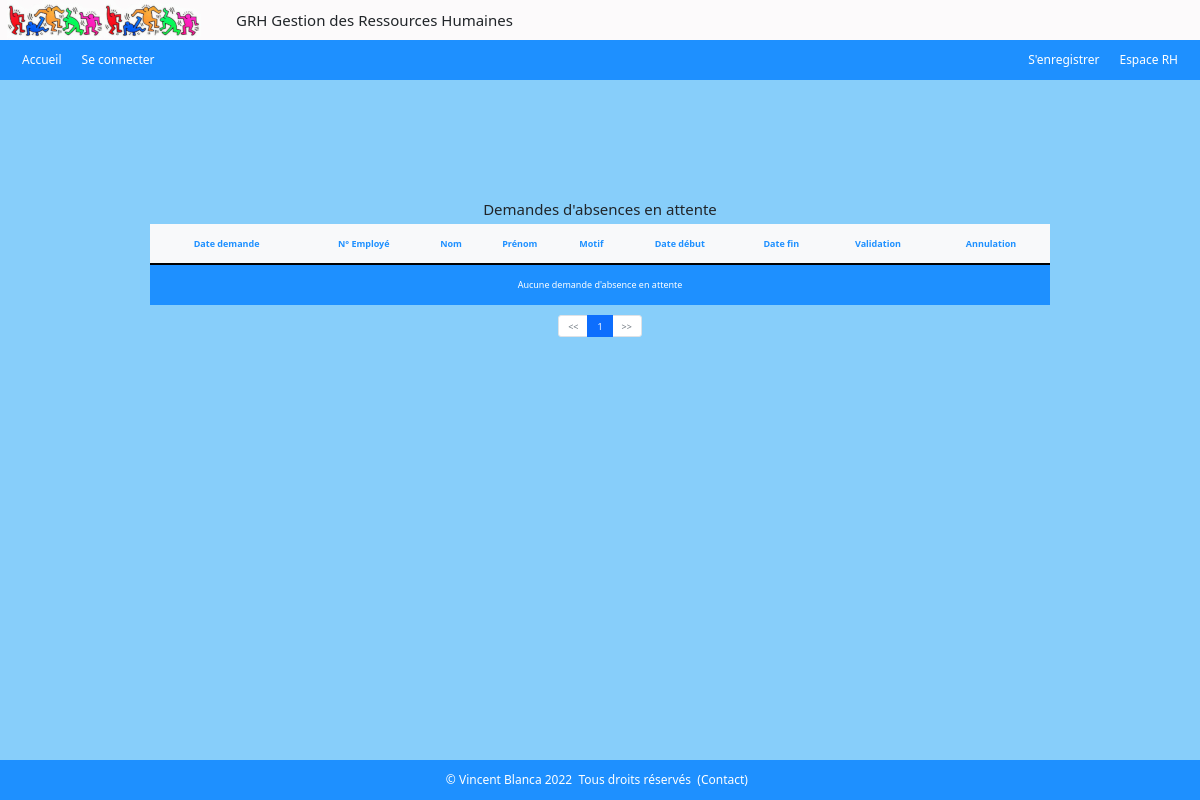
Page /index.php?action=validAbs (signed in) on the earlier database version.
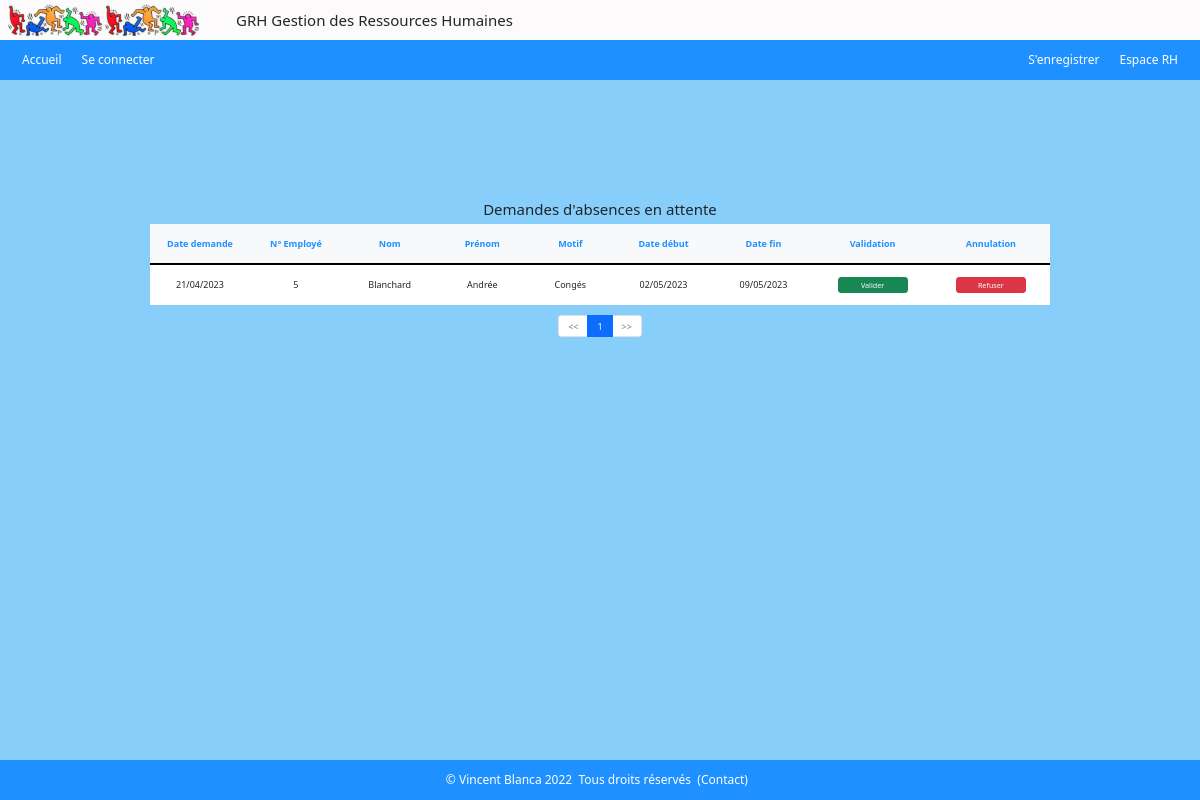
Same page on the later database version.
### tables this page shows
CREATE TABLE IF NOT EXISTS `demande_absence` (
  `demabsid` int NOT NULL AUTO_INCREMENT,
  `date_dem` date NOT NULL,
  `date_deb` date NOT NULL,
  `date_fin` date NOT NULL,
  `annee` year NOT NULL,
  `nb_j` int NOT NULL,
  `etat` varchar(50) NOT NULL,
  `empid` int UNSIGNED NOT NULL,
  `typeid` int NOT NULL,
  PRIMARY KEY (`demabsid`),
  KEY `empid` (`empid`),
  KEY `typeid` (`typeid`)
);

CREATE TABLE IF NOT EXISTS `employe` (
  `empid` int UNSIGNED NOT NULL AUTO_INCREMENT,
  `nom` varchar(50) NOT NULL,
  `prenom` varchar(50) NOT NULL,
  `email` varchar(100) NOT NULL,
  `ident` varchar(50) NOT NULL,
  `mdpass` varchar(50) NOT NULL,
  `dateEmbauche` date NOT NULL,
  `horid` int NOT NULL,
  `servid` int NOT NULL,
  `fonctid` int NOT NULL,
  PRIMARY KEY (`empid`),
  UNIQUE KEY `email` (`email`),
  UNIQUE KEY `ident` (`ident`),
  KEY `horid` (`horid`),
  KEY `servid` (`servid`),
  KEY `fonctid` (`fonctid`)
);

CREATE TABLE IF NOT EXISTS `type_conge` (
  `id` int NOT NULL AUTO_INCREMENT,
  `libelle` varchar(50) NOT NULL,
  PRIMARY KEY (`id`)
);

### admin/admin_controlers/controlerAdmin_dem_abs.php (called while the page is built, shortened)
<?php
require ('./admin/admin_models/modelAdmin_dem_abs.php');
function validAbs()
{
    $req_dem_abs_att = getAllDemAbsAttente();
    $tab_all_dem = $req_dem_abs_att->fetchAll(PDO::FETCH_ASSOC);
    if(isset($_GET['page']) && !empty($_GET['page'])) {
        $page = $_GET['page'];
    } else {
        $page = 1;
    }
    $nbLignesPage = 10;
    $nbLignes     = count($tab_all_dem);
    if($nbLignes == 0) {
        $nbLignes = 1;
    }
    $mapage = new Pagination($page);
    $mapage->setNbPages($nbLignesPage, $nbLignes);
    $mapage->setRecords($nbLignes);
    $mapage->setNbLignesPages($nbLignesPage);
    require ('./admin/admin_views/viewAdmin_dem_abs.php');
}

### admin/admin_models/modelAdmin_dem_abs.php (called while the page is built, shortened)
<?php
function getAllDemAbsAttente()
{
    $bdd = $GLOBALS['bdd'];
    $req_all_dem_abs_att = $bdd->prepare("SELECT * FROM demande_absence da, employe e, type_conge tc WHERE da.empid = e.empid AND da.typeid = tc.id AND da.etat = 'En attente' ORDER BY da.date_dem, e.nom ASC, e.prenom ASC");
    $req_all_dem_abs_att->execute();
    return  $req_all_dem_abs_att;
}

### classes/pagination.class.php (called while the page is built, shortened)
<?php
class Pagination
{
    public $nbpages;
    public $nblignespages;
    public $nbrecords;
    public $page;
    public function __construct(int $page)
    {
        $this->page = $page;
    }
    public function getPage() : int
    {
        return $this->page;
    }
    public function getNbPages() : int
    {
        return $this->nbpages;
    }
    public function setRecords(int $nbrecords)
    {
        $this->nbrecords = $nbrecords;
    }
    public function setNbLignesPages(int $nblignespages)
    {
        $this->nblignespages = $nblignespages;
    }
    public function setNbPages(int $nblignespages, int $nbrecords)
    {
        $this->nbpages = ceil($nbrecords / $nblignespages);
    }
    public function firstLine() : int
    {
        $firstLine = ($this->page - 1) * $this->nblignespages;
        return $firstLine;
    }
    public function lastLine() : int
    {
        $lastLine = ($this->page * $this->nblignespages) - 1;
        if ($lastLine >= $this->nbrecords) {
            $lastLine = $lastLine - ($lastLine - $this->nbrecords) - 1;
        }
        return $lastLine;
    }
}

### includes/inc_functions.php (called while the page is built, shortened)
<?php
function inverseDate($date)
{
    $tab = list($annee, $mois, $jour) = explode("-", $date);
    $date_inverse = $jour . "-" . $mois . "-" . $annee;
    return $date_inverse;
}
function formatDate($date) {
    $tab = list($jour, $mois, $annee) = explode("-", $date);
    $date_format = $jour . "/" . $mois . "/" . $annee;
    return $date_format;
}

### admin/admin_views/viewAdmin_dem_abs.php (the view, shortened to what the changed rows need)
<?php
require ('./includes/header.php');
?>
<div class="register">
        <table class="tableau">
            <thead style="border-bottom-color: black">
                <tr>
                    <th>Date demande</th>
                    <th>N° Employé</th>
                    <th>Nom</th>
                    <th>Prénom</th>
                    <th>Motif</th>
                    <th>Date début</th>
                    <th>Date fin</th>
                    <th>Validation</th>
                    <th>Annulation</th>
                </tr>
            </thead>
            <tbody>
            <?php
                if($tab_all_dem)  :
                    for ($i = $mapage->firstLine(); $i <= $mapage->lastLine(); $i++) : ?>
                        <tr>
                            <td><?= formatDate(inverseDate($tab_all_dem[$i]['date_dem'])) ?></td>
                            <td><?= $tab_all_dem[$i]['empid'] ?></td>
                            <td><?= $tab_all_dem[$i]['nom'] ?></td>
                            <td><?= $tab_all_dem[$i]['prenom'] ?></td>
                            <td><?= $tab_all_dem[$i]['libelle'] ?></td>
                            <td><?= formatDate(inverseDate($tab_all_dem[$i]['date_deb'])) ?></td>
                            <td><?= formatDate(inverseDate($tab_all_dem[$i]['date_fin'])) ?></td>
                            <form action="index.php?action=validAbs" method="post">
                                <td><input type="submit" class="btn btn-success validabs" name="submit" value="Valider" /></td>
                                <td><input type="submit" class="btn btn-danger validabs" name="submit"  value="Refuser" /></td>
                            </form>
                        </tr>
                        <?php
                    endfor;
                else :  ?>
                    <tr><td colspan='10' style="color: white; background-color: dodgerblue; height: 40px;">Aucune demande d'absence en attente</td></tr>
                <?php
                endif;
            ?>
        </table>
        <div class="pageform">
            <ul class="pagination">
                <?php for ($i = 1; $i <= $mapage->getNbPages(); $i++) : ?>
                    <li class="page-item <?= ($mapage->getPage() == $i) ? "active" : "" ?>">
                        <a href="index.php?action=validAbs&page=<?= $i ?>" class="page-link"><?= $i ?></a>
                    </li>
                <?php endfor; ?>
            </ul>
        </div>
</div>
<?php
 require('./includes/footer.php');
?>

Differences in the rows shown:
added demande_absence: date_dem "21/04/2023", empid.empid "5", empid.nom "Blanchard", empid.prenom "Andrée", typeid.libelle "Congés", date_deb "02/05/2023", date_fin "09/05/2023"
Other differences:
text no longer shown: "Aucune demande d'absence en attente"
